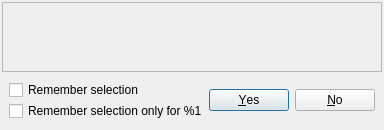
<?xml version="1.0" encoding="UTF-8"?>
<ui version="4.0">
 <class>QuestionBoxMemory</class>
 <widget class="QDialog" name="QuestionBoxMemory">
  <property name="geometry">
   <rect>
    <x>0</x>
    <y>0</y>
    <width>374</width>
    <height>130</height>
   </rect>
  </property>
  <property name="windowTitle">
   <string notr="true">Placeholder</string>
  </property>
  <layout class="QVBoxLayout" name="verticalLayout" stretch="1,0">
   <property name="spacing">
    <number>1</number>
   </property>
   <property name="leftMargin">
    <number>2</number>
   </property>
   <property name="topMargin">
    <number>2</number>
   </property>
   <property name="rightMargin">
    <number>2</number>
   </property>
   <property name="bottomMargin">
    <number>2</number>
   </property>
   <item>
    <widget class="QFrame" name="frame">
     <property name="frameShape">
      <enum>QFrame::StyledPanel</enum>
     </property>
     <property name="frameShadow">
      <enum>QFrame::Raised</enum>
     </property>
     <layout class="QHBoxLayout" name="horizontalLayout" stretch="0,0">
      <item>
       <widget class="QLabel" name="iconLabel">
        <property name="sizePolicy">
         <sizepolicy hsizetype="Fixed" vsizetype="Preferred">
          <horstretch>0</horstretch>
          <verstretch>0</verstretch>
         </sizepolicy>
        </property>
        <property name="minimumSize">
         <size>
          <width>36</width>
          <height>36</height>
         </size>
        </property>
        <property name="autoFillBackground">
         <bool>false</bool>
        </property>
        <property name="text">
         <string/>
        </property>
        <property name="alignment">
         <set>Qt::AlignLeading|Qt::AlignLeft|Qt::AlignTop</set>
        </property>
       </widget>
      </item>
      <item>
       <widget class="QLabel" name="messageLabel">
        <property name="font">
         <font>
          <pointsize>9</pointsize>
         </font>
        </property>
        <property name="text">
         <string/>
        </property>
        <property name="alignment">
         <set>Qt::AlignLeading|Qt::AlignLeft|Qt::AlignTop</set>
        </property>
        <property name="wordWrap">
         <bool>true</bool>
        </property>
       </widget>
      </item>
     </layout>
    </widget>
   </item>
   <item>
    <layout class="QHBoxLayout" name="horizontalLayout_2">
     <property name="leftMargin">
      <number>7</number>
     </property>
     <property name="topMargin">
      <number>7</number>
     </property>
     <property name="rightMargin">
      <number>7</number>
     </property>
     <property name="bottomMargin">
      <number>7</number>
     </property>
     <item>
      <layout class="QVBoxLayout" name="verticalLayout_2">
       <item>
        <widget class="QCheckBox" name="rememberCheckBox">
         <property name="text">
          <string>Remember selection</string>
         </property>
        </widget>
       </item>
       <item>
        <widget class="QCheckBox" name="rememberForCheckBox">
         <property name="text">
          <string>Remember selection only for %1</string>
         </property>
        </widget>
       </item>
      </layout>
     </item>
     <item>
      <widget class="QDialogButtonBox" name="buttonBox">
       <property name="enabled">
        <bool>true</bool>
       </property>
       <property name="orientation">
        <enum>Qt::Horizontal</enum>
       </property>
       <property name="standardButtons">
        <set>QDialogButtonBox::No|QDialogButtonBox::Yes</set>
       </property>
      </widget>
     </item>
    </layout>
   </item>
  </layout>
 </widget>
 <resources/>
 <connections>
  <connection>
   <sender>buttonBox</sender>
   <signal>accepted()</signal>
   <receiver>QuestionBoxMemory</receiver>
   <slot>accept()</slot>
   <hints>
    <hint type="sourcelabel">
     <x>248</x>
     <y>254</y>
    </hint>
    <hint type="destinationlabel">
     <x>157</x>
     <y>274</y>
    </hint>
   </hints>
  </connection>
  <connection>
   <sender>buttonBox</sender>
   <signal>rejected()</signal>
   <receiver>QuestionBoxMemory</receiver>
   <slot>reject()</slot>
   <hints>
    <hint type="sourcelabel">
     <x>316</x>
     <y>260</y>
    </hint>
    <hint type="destinationlabel">
     <x>286</x>
     <y>274</y>
    </hint>
   </hints>
  </connection>
 </connections>
</ui>
